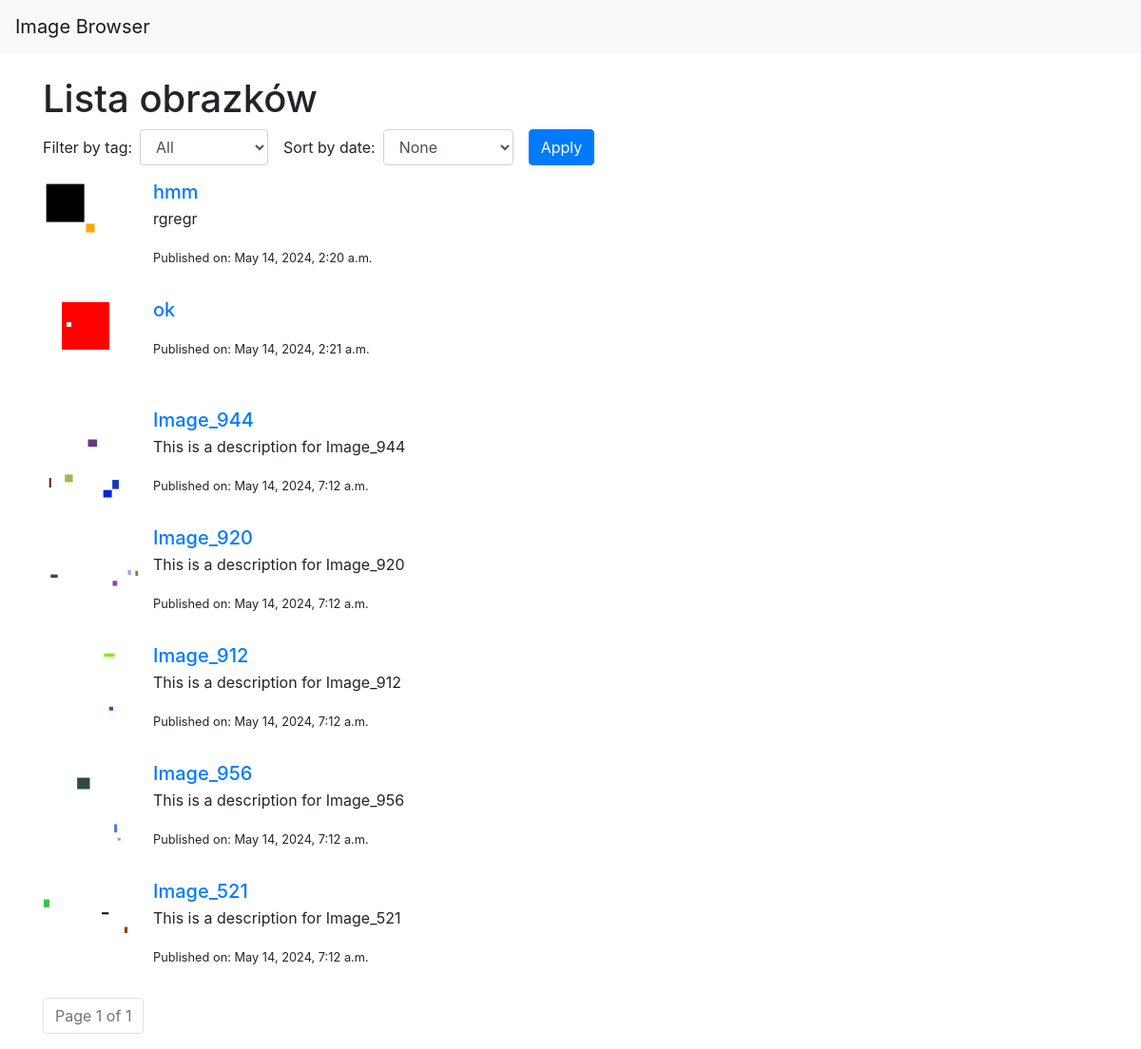
The page / on the database its author committed.
### myapp/models.py (models this page shows, shortened)
class SvgImage(models.Model):
    name = models.CharField(max_length=100)
    width = models.IntegerField()
    height = models.IntegerField()
    editors = models.ManyToManyField(User, related_name='editable_images')
    description = models.TextField(blank=True, null=True)
    publication_date = models.DateTimeField(auto_now_add=True)
    tags = models.ManyToManyField(Tag, related_name='images')

### myapp/views.py (the view)
# urls.py: path('', views.image_list, name='image_list'),
def image_list(request):
    images = SvgImage.objects.all().order_by('id')  # Ensure queryset is ordered
    tag = request.GET.get('tag')
    if tag:
        images = images.filter(tags__name=tag)
    sort = request.GET.get('sort')
    if sort == 'asc':
        images = images.order_by('publication_date')
    elif sort == 'desc':
        images = images.order_by('-publication_date')
    paginator = Paginator(images, 10)  # Show 10 images per page
    page_number = request.GET.get('page')
    page_obj = paginator.get_page(page_number)
    return render(request, 'image_list.html', {'page_obj': page_obj, 'tags': Tag.objects.all()})

### myapp/templates/image_list.html (shortened to what this page needs)
{% extends 'base.html' %}
{% block content %}
<h1>Lista obrazków</h1>
<form method="get" class="form-inline mb-3">
    <div class="form-group mr-3">
        <label for="tag" class="mr-2">Filter by tag:</label>
        <select name="tag" id="tag" class="form-control">
            <option value="">All</option>
        </select>
    </div>
    <div class="form-group mr-3">
        <label for="sort" class="mr-2">Sort by date:</label>
        <select name="sort" id="sort" class="form-control">
            <option value="">None</option>
        </select>
    </div>
    <button type="submit" class="btn btn-primary">Apply</button>
</form>
<ul class="list-unstyled">
    {% for image in page_obj %}
        <li class="media mb-3">
            <svg width="100" height="100" viewBox="0 0 {{ image.width }} {{ image.height }}" xmlns="http://www.w3.org/2000/svg" class="mr-3">
                {% for rect in image.rectangles.all %}
                    <rect x="{{ rect.x }}" y="{{ rect.y }}" width="{{ rect.width }}" height="{{ rect.height }}" fill="{{ rect.color }}"></rect>
                {% endfor %}
            </svg>
            <div class="media-body">
                <h5 class="mt-0 mb-1"><a href="{% url 'image_detail' id=image.id %}">{{ image.name }}</a></h5>
                <p>{{ image.description }}</p>
                <p><small>Published on: {{ image.publication_date }}</small></p>
            </div>
        </li>
    {% endfor %}
</ul>
<nav>
    <ul class="pagination">
        <li class="page-item disabled">
            <span class="page-link">Page {{ page_obj.number }} of {{ page_obj.paginator.num_pages }}</span>
        </li>
    </ul>
</nav>
{% endblock %}

### myapp/templates/base.html (shortened to what this page needs)
<!DOCTYPE html>
<html lang="en">
<head>
    <link href="https://maxcdn.bootstrapcdn.com/bootstrap/4.5.2/css/bootstrap.min.css" rel="stylesheet">
</head>
<body>
    <nav class="navbar navbar-expand-lg navbar-light bg-light">
        <a class="navbar-brand" href="{% url 'image_list' %}">Image Browser</a>
    </nav>
    <div class="container mt-4">
        {% block content %}{% endblock %}
    </div>
</body>
</html>

### rows shown on the page
SvgImage: width 55 (drawn), name "hmm", description "rgregr", publication_date "May 14, 2024, 2:20 a.m."
SvgImage: width 100 (drawn), name "ok", publication_date "May 14, 2024, 2:21 a.m."
SvgImage: width 938 (drawn), name "Image_944", description "This is a description for Image_944", publication_date "May 14, 2024, 7:12 a.m."
SvgImage: width 991 (drawn), name "Image_920", description "This is a description for Image_920", publication_date "May 14, 2024, 7:12 a.m."
SvgImage: width 538 (drawn), name "Image_912", description "This is a description for Image_912", publication_date "May 14, 2024, 7:12 a.m."
SvgImage: width 509 (drawn), name "Image_956", description "This is a description for Image_956", publication_date "May 14, 2024, 7:12 a.m."
SvgImage: width 965 (drawn), name "Image_521", description "This is a description for Image_521", publication_date "May 14, 2024, 7:12 a.m."

### other values the page prints
{{ page_obj.number }} "1"
{{ page_obj.paginator.num_pages }} "1"
